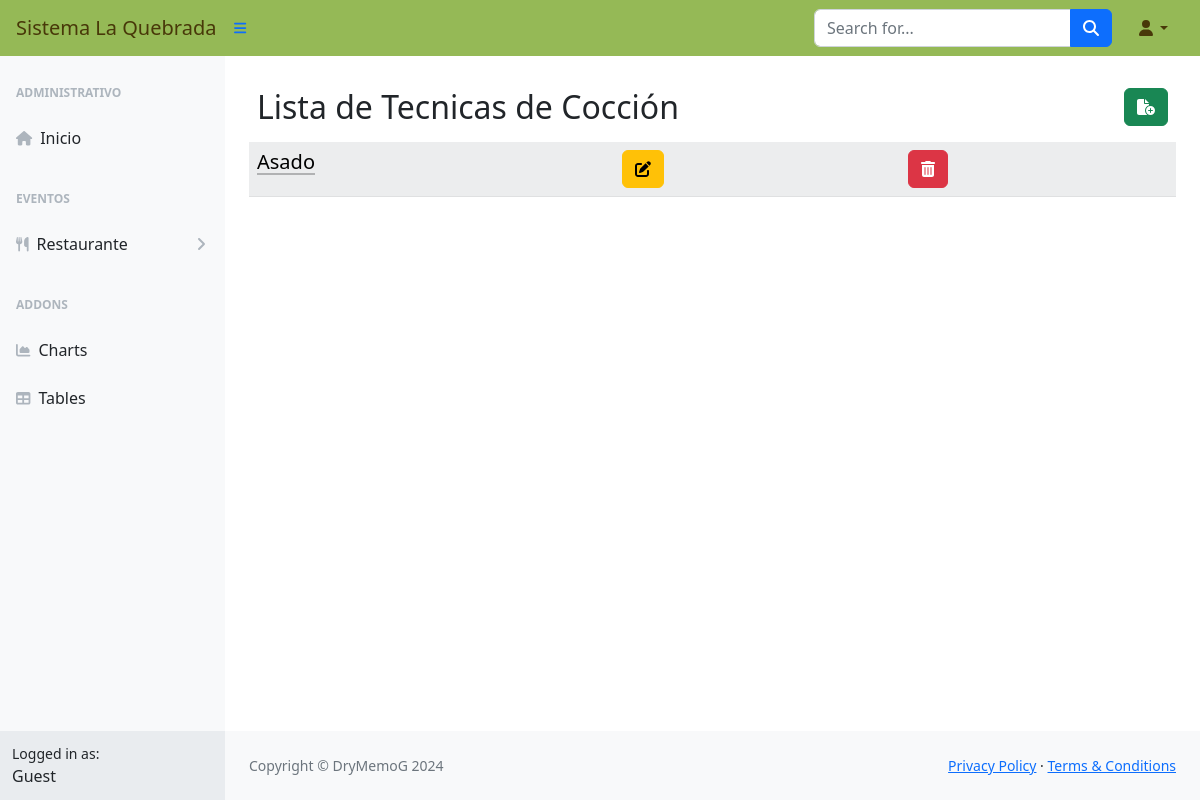
The page /gper/tecnicacoccion/ on the database as committed earlier.
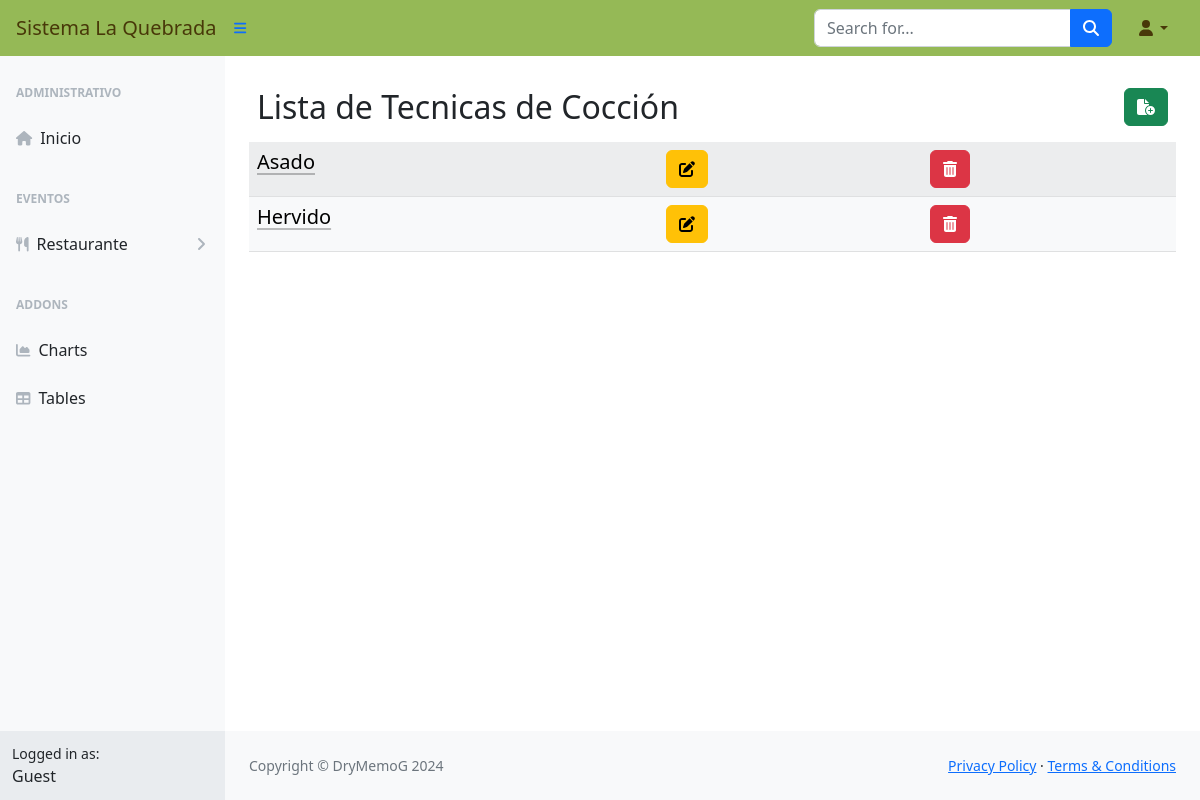
The same page on the database as committed later.
### gper/models.py (models this page shows, shortened)
class TecnicaCoccion(models.Model):
    idTecnicaCoccion = models.AutoField(primary_key=True)
    nombre = models.CharField(max_length=255)
    descripcion = models.TextField(blank=True, null=True)

### gper/views.py (the view)
# urls.py: path('tecnicacoccion/', views.TecnicaCoccionListView.as_view(), name="TecnicaCoccionList"),
class TecnicaCoccionListView(ListView):
    model = TecnicaCoccion
    template_name = 'TecnicaCoccion/TecnicasCoccion.html'

### gper/templates/TecnicaCoccion/TecnicasCoccion.html (shortened to what this page needs)
{% extends 'base_generic.html' %}
{% block content %}
<div class="container-sm">
    <br>
    <div class="d-flex p-2">
        <div class="d-flex justify-content-start flex-grow-1">
            <h2>Lista de Tecnicas de Cocción</h2>
        </div>
        <div class="d-flex justify-content-end">
            <a href="{% url 'TecnicaCoccionNew' %}"><button type="button" class="btn btn-success"><i class="fas fa-file-circle-plus"></i></button> </a>
        </div>
    </div>
    <div class="table-responsive-sm">
        <table class="table table-light table-striped table-hover">
            {% for unidad in object_list %}
            <tr>
                <td><a class="link-body-emphasis link-offset-2 link-underline-opacity-25 link-underline-opacity-75-hover" href="#" data-bs-toggle="modal" data-bs-target="#miModal" data-url="{% url 'TecnicaCoccionDetail' unidad.idTecnicaCoccion %}"><h5>{{ unidad.nombre }}</h5> </a> </td>
                <td><a href="{% url 'TecnicaCoccionEdit' unidad.idTecnicaCoccion %}"><button type="button" class="btn btn-warning"><i class="fas fa-pen-to-square"></i></button></a></td>
                <td><a href="{% url 'TecnicaCoccionDelete' unidad.idTecnicaCoccion %}"><button type="button" class="btn btn-danger"><i class="fas fa-trash-can"></i></button></a></td>
            </tr>
            {% empty %}
            <tr>
                <td>No hay Tecnicas de Cocción Disponibles.</td>
            </tr>
            {% endfor %}
        </table>
    </div>
</div>
{% endblock %}

Rows that differ between the two databases and show on the page:
added TecnicaCoccion: nombre "Hervido"
